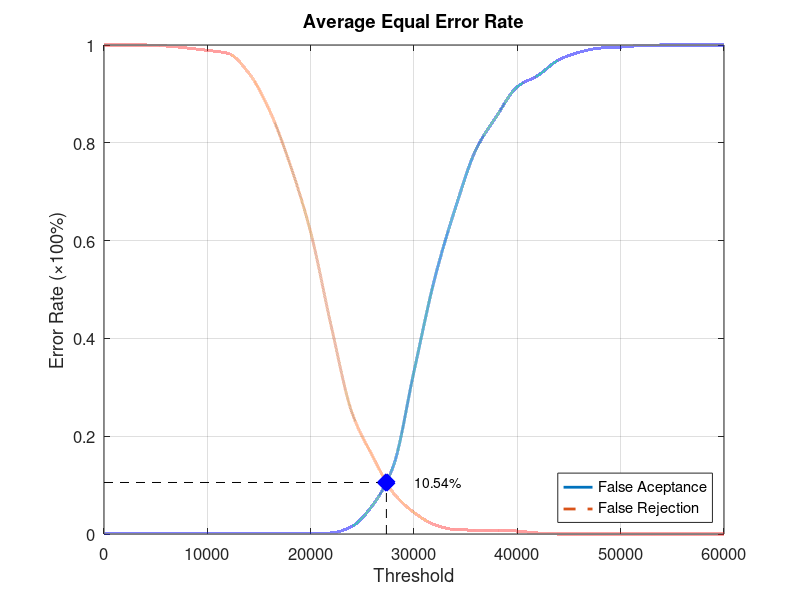
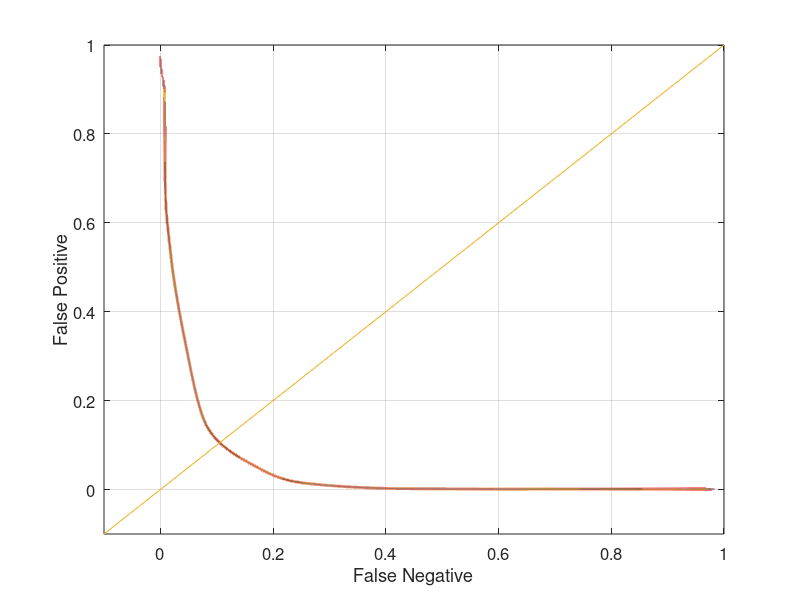

The MATLAB script that drew these images, in order:
function yEER = Database2Average
close all;
clear;
clc;
x = 0:2000:60000;
xq = 0:0.5:60000;

y0 = [0 0.00105263 0.00105263 0.00105263 0.00105263 0.00105263 0.00105263 0.00105263 0.00105263 0.00105263 0.00105263 0.00210526 0.0157895 0.0589474 0.138947 0.332632 0.522105 0.666316 0.786316 0.854737 0.914737 0.937895 0.969474 0.985263 0.993684 0.99579 0.998947 1 1 1 1];
yy0 = interp1(x, y0, xq, 'pchip');
y1 = [1 1 1 0.998 0.994 0.989 0.983 0.943 0.867 0.756 0.617 0.424 0.248 0.159 0.084 0.044 0.019 0.009 0.008 0.008 0.006 0.002 0 0 0 0 0 0 0 0 0];
yy1 = interp1(x, y1, xq, 'pchip');

% Calculating EER: 
y2 = abs(y0 - y1);
find(y2 == min(y2))
yy2 = abs(yy0 - yy1);
xEER = find(yy2 == min(yy2));
xEERIndex = xq(xEER) % X-axis EER
yEER = yy0(xEER) % Y-axis EER

main = figure
plot(xq, yy0,'-','LineWidth', 2);	hold on
plot(xq, yy1,'--','LineWidth', 2);	hold on
plot([xEERIndex xEERIndex], [0 yEER], 'k--');	hold on
plot([0 xEERIndex], [yEER yEER], 'k--');	hold on
plot(xEERIndex, yEER, 'bx', 'LineWidth', 10);	hold on
text(xEERIndex + 10 * xEERIndex / 100, yEER, [num2str(round((10000 * yEER)) / 100) '%'])
legend('False Aceptance', 'False Rejection', 'Location', 'SouthEast')
xlabel('Threshold')
ylabel('Error Rate (\times100%)')
title('Average Equal Error Rate')
set(gca, 'FontSize', 12)
axis([0 60000 0 1])
grid on

print(main, 'Database2AverageMain', '-dpng');
FNRxFPR = figure('Color', [1 1 1]);
plot(yy1, yy0, '-', yy1, yy0, 'LineWidth', 2);
hold on
y = -0.1:0.1:1
plot(y, y); 
set(gca, 'FontSize', 12)
xlabel('False Negative')
ylabel('False Positive')
axis([-0.1 1 -0.1 1])
set(gca, 'FontSize', 12)
grid on

print(FNRxFPR, 'Database2AverageFNRxFPR','-dpng');
end
